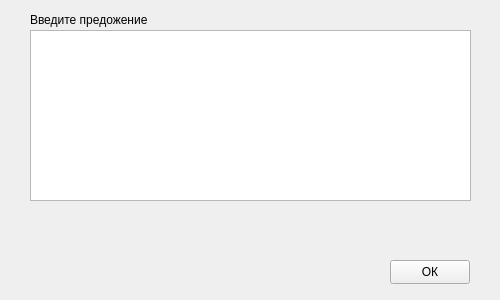
<?xml version="1.0" encoding="UTF-8"?>
<ui version="4.0">
 <class>Form</class>
 <widget class="QWidget" name="Form">
  <property name="geometry">
   <rect>
    <x>0</x>
    <y>0</y>
    <width>500</width>
    <height>300</height>
   </rect>
  </property>
  <property name="windowTitle">
   <string>Form</string>
  </property>
  <widget class="QTextEdit" name="textEdit">
   <property name="geometry">
    <rect>
     <x>30</x>
     <y>30</y>
     <width>441</width>
     <height>171</height>
    </rect>
   </property>
  </widget>
  <widget class="QPushButton" name="OKButton">
   <property name="geometry">
    <rect>
     <x>390</x>
     <y>260</y>
     <width>80</width>
     <height>24</height>
    </rect>
   </property>
   <property name="text">
    <string>ОК</string>
   </property>
  </widget>
  <widget class="QLabel" name="label">
   <property name="geometry">
    <rect>
     <x>30</x>
     <y>10</y>
     <width>161</width>
     <height>20</height>
    </rect>
   </property>
   <property name="text">
    <string>Введите предожение</string>
   </property>
   <property name="textFormat">
    <enum>Qt::TextFormat::RichText</enum>
   </property>
   <property name="wordWrap">
    <bool>false</bool>
   </property>
   <property name="openExternalLinks">
    <bool>false</bool>
   </property>
  </widget>
 </widget>
 <resources/>
 <connections/>
</ui>
